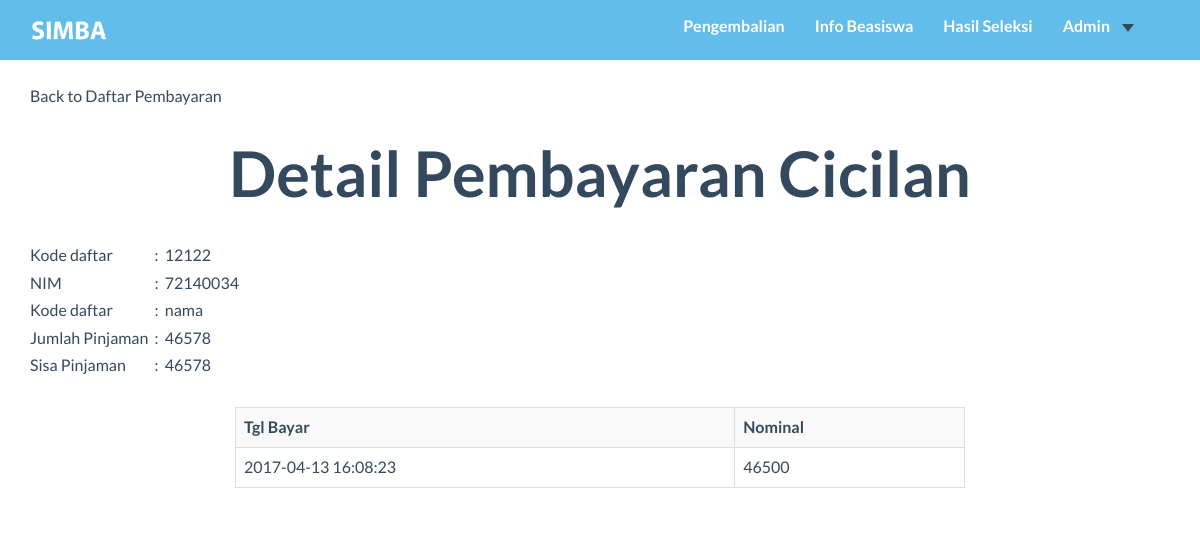
/user_admin/detail_cicilan.php?kd_dftar=12122, run on an earlier commit of the app's database.
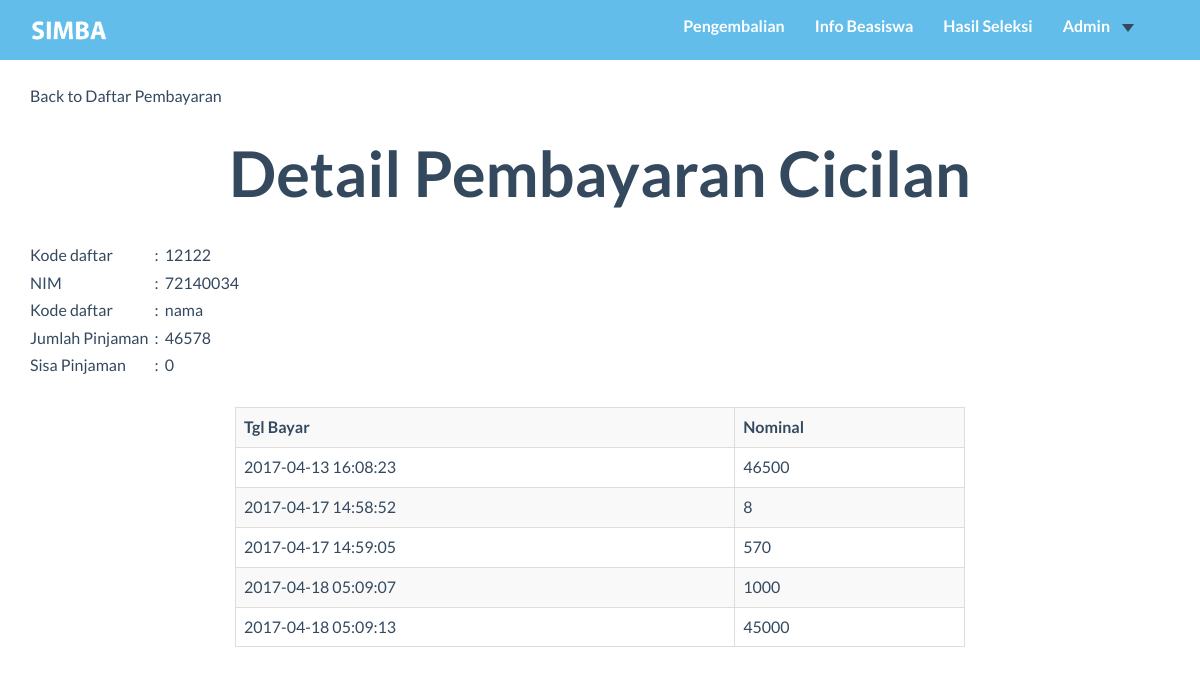
And on a later commit of the database.
### tables this page shows
CREATE TABLE `pendaftaran` (
  `kd_daftar` int(8) NOT NULL,
  `nim` char(8) NOT NULL,
  `kd_bsw` char(3) NOT NULL,
  `tgl_daftar` timestamp NOT NULL DEFAULT CURRENT_TIMESTAMP,
  `semester` char(9) NOT NULL,
  `thn_ajaran` char(8) NOT NULL,
  `nominal_pengajuan` int(11) NOT NULL,
  `nominal_disetujui` int(11) DEFAULT NULL,
  `sisa_pinjaman` int(11) DEFAULT NULL
);

CREATE TABLE `mahasiswa` (
  `NIM` char(8) NOT NULL,
  `kd_prodi` char(2) NOT NULL,
  `nama_mhs` varchar(99) NOT NULL,
  `gender` char(1) NOT NULL,
  `tgl_lahir` date NOT NULL,
  `email` varchar(99) NOT NULL,
  `alamat` varchar(999) NOT NULL,
  `kode_pos` char(5) NOT NULL,
  `no_telp` char(12) NOT NULL,
  `total_sks` int(11) NOT NULL
);

CREATE TABLE `pengembalian` (
  `kd_bayar` int(11) NOT NULL,
  `kd_daftar` int(8) NOT NULL,
  `tgl_bayar` timestamp NOT NULL DEFAULT CURRENT_TIMESTAMP,
  `nominal_bayar` int(11) NOT NULL
);

### user_admin/detail_cicilan.php (the view, shortened to what this page needs)
<?php
Include("../function/koneksi.php");
$kd_dftr =$_GET['kd_dftar'];
$sqlDetail = "SELECT * FROM pengembalian WHERE kd_daftar = '$kd_dftr'";
$excSqlDetail = mysqli_query($koneksi, $sqlDetail);
$sqlMaster  = "SELECT * FROM pendaftaran NATURAL  JOIN mahasiswa WHERE kd_daftar = '$kd_dftr'";
$excSqlMaster = mysqli_query($koneksi, $sqlMaster);
$rowMaster=mysqli_fetch_array($excSqlMaster);
?>
<!DOCTYPE html>
<html lang="en">
<head>
    <link href="../css/bootstrap.min.css" rel="stylesheet">
    <link rel="stylesheet" href="https://maxcdn.bootstrapcdn.com/bootstrap/3.3.7/css/bootstrap.min.css">
    <link href="../font-awesome/css/font-awesome.min.css" rel="stylesheet">
    <link href="../css/general.css" rel="stylesheet">
    <link href="../css/custom.css" rel="stylesheet">
    <link href="../css/owl.carousel.css" rel="stylesheet">
    <link href="../css/owl.theme.css" rel="stylesheet">
    <link href="../css/style.css" rel="stylesheet">
    <link href="../css/animate.css" rel="stylesheet">
    <link rel="stylesheet" href="../css/magnific-popup.css">
</head>
<body>
<nav class="navbar-default" role="navigation" style="position: fixed; top: 0px;">
    <div class="container">
        <a class="" href="index.php">
            <img src="../img/logo2.png" height="45px" style="margin-top:8px; margin-left:0" id="logo"/>
        </a>
        <div class="collapse navbar-collapse navbar-right navbar-ex1-collapse stuckMenu">
            <ul class="nav navbar-nav">
                <li class="menuItem"><a href="Cicilan.php">Pengembalian </a></li>
                <li class="menuItem"><a href="../index.php#infoBeasiswa">Info Beasiswa </a></li>
                <li class="menuItem"><a href="../index.php#hasilSeleksi">Hasil Seleksi </a></li>
                <li class="menuItem dropdown">
                    <a class="dropdown-toggle" data-toggle="dropdown" href="#">Admin<span class="caret"></span></a>
                </li>
            </ul>
        </div>
    </div>
</nav>
<br/><br/><br/>
<div class="container">
    <a href="detail_cicilan.php">Back to Daftar Pembayaran</a>
    <h2 class="text-center">Detail Pembayaran Cicilan</h2>
    <br/>
    <table>
        <tr>
            <td>Kode daftar</td>
            <td> &nbsp; : &nbsp; </td>
            <td><?php echo $rowMaster['kd_daftar']?> </td>
        </tr>
        <tr>
            <td>NIM</td>
            <td> &nbsp; : &nbsp; </td>
            <td><?php echo $rowMaster['nim']?> </td>
        </tr>
        <tr>
            <td>Kode daftar</td>
            <td> &nbsp; : &nbsp; </td>
            <td><?php echo  $rowMaster['nama_mhs']?> </td>
        </tr>
        <tr>
            <td>Jumlah Pinjaman</td>
            <td> &nbsp; : &nbsp; </td>
            <td><?php echo  $rowMaster['nominal_disetujui']?> </td>
        </tr>
        <tr>
            <td>Sisa Pinjaman</td>
            <td> &nbsp; : &nbsp; </td>
            <td><?php echo  $rowMaster['sisa_pinjaman']?> </td>
        </tr>
    </table>
    <br/>
    <div class="col-md-2"></div>
    <div class="col-md-8">
    <table class="table table-bordered table-striped">
        <tr>
            <th>Tgl Bayar</th>
            <th>Nominal</th>
        </tr>
    <?php
    while($row = mysqli_fetch_array($excSqlDetail)){
        echo'
        <tr>
            <td>'.$row['tgl_bayar'].'</td>
            <td>'.$row['nominal_bayar'].'</td>
        </tr>
        ';
    }
    ?>
    </table>
    </div>
</div>
</body>
</html>

### css/general.css (style rules this page uses)
#logo { float: left; position: absolute;; }
body, html { height: 100%; width: 100%; overflow-x:hidden; }
.navbar-default { position: relative; min-height: 60px; width: 100%; z-index: 999; }
.navbar-default .navbar-nav>li>a { color: #ffffff; }

### css/custom.css (style rules this page uses)
li a, .dropbtn { display: inline-block; color: white; text-align: center; padding: 14px 16px; text-decoration: none; }
li.dropdown { display: inline-block; }
.table th, .table td { padding: 8px 12px; }

What changed in the data, as far as the page shows it:
changed pendaftaran "nama": sisa_pinjaman "46578" → "0"
added pengembalian: tgl_bayar "2017-04-17 14:58:52", nominal_bayar "8"
added pengembalian: tgl_bayar "2017-04-17 14:59:05", nominal_bayar "570"
added pengembalian: tgl_bayar "2017-04-18 05:09:07", nominal_bayar "1000"
added pengembalian: tgl_bayar "2017-04-18 05:09:13", nominal_bayar "45000"
